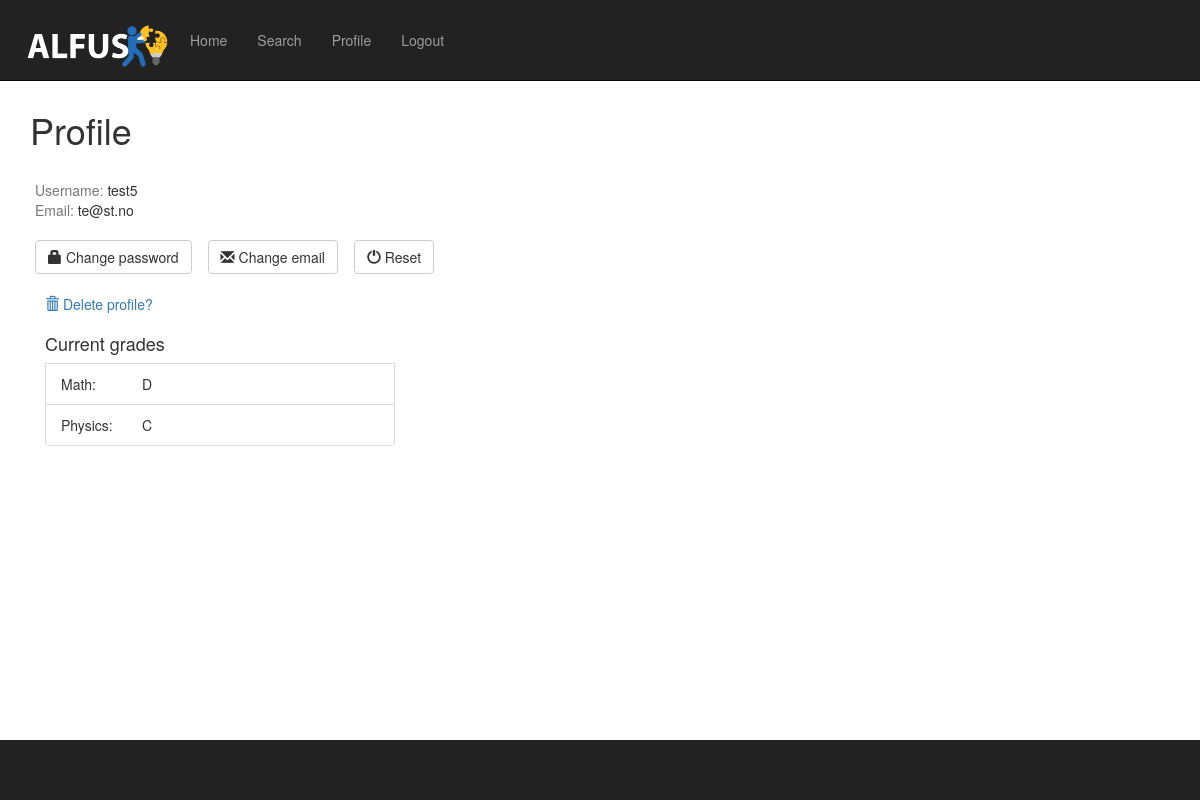
The page /questions/profile/ (signed in) on the database as committed earlier.
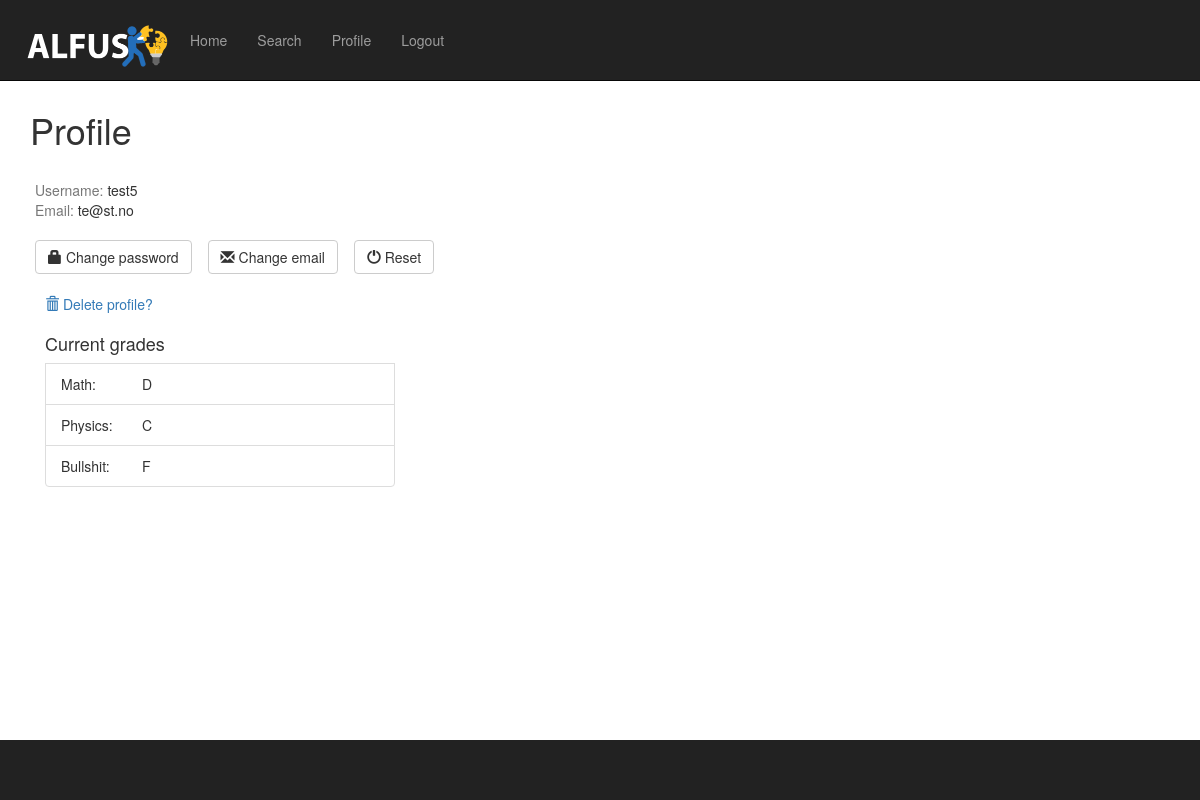
The same page on the database as committed later.
### questions/models.py (models this page shows)
class Subject(models.Model):
    name = models.CharField(max_length=200)
    def __str__(self):
        return self.name

### questions/views.py (the view)
@login_required(login_url="/login/")
def profile(request):
    temp = get_grade_subject(request)
    subject = []
    grades_letter = []
    for i in temp.keys():
        subject.append(i)
        grades_letter.append(temp[i])
    zipped = zip(subject, grades_letter)
    return render(request, 'questions/profile.html', {"skills": zipped})

### questions/models.py (called while the page is built)
    def __str__(self):
        return str(self.skill_rating_chapter)

### questions/views.py (called while the page is built)
def number_to_grade(number):
    if number == 0.5:
        return("Not enough information to grade yet")
    elif number >= 0.89:
        return("A")
    elif number >= 0.77:
        return("B")
    elif number >= 0.65:
        return("C")
    elif number >= 0.53:
        return("D")
    elif number >= 0.41:
        return("E")
    else:
        return("F")

def get_grade_subject(request):
    skillrating_chapters = hasChapter.objects.filter(user=request.user)
    subject_grade = {}
    for t in list(Subject.objects.all()):
        count = 0
        temp = 0
        for q in list(skillrating_chapters):
            if q.chapter.part_of == t:
                print(q)
                temp += q.skill_rating_chapter
                count += 1
        if count == 0:
            count = 1
        subject_grade[t] = number_to_grade(temp / count)
    return(subject_grade)

### questions/templates/questions/profile.html (shortened to what this page needs)
{% extends "questions/base.html" %}
{% block content %}
    <h1 style="top: 20px;position: relative"> Profile</h1>
    <br>
    <div class="container">
        <div class="row">
            <div class="col-md-9">
                <div class="row">
                    <div class="row">
                        <div class="col-md-6">
                            <div class="row">
                                <div style="padding-left: 20px;padding-top: 20px">
                                    <span class="text-muted">Username:</span> {{ user.username }} <br>
                                    <span class="text-muted">Email:</span> {{ user.email }} <br>
                                </div>
                                <div style="padding-top: 20px;display:flex;justify-content: flex-start; padding-left: 20px; padding-bottom: 20px">
                                    <div style="margin-right: 16px">
                                        <a href="{% url 'questions:change_password' %}"
                                           class="btn btn-default pull-left"><i
                                                class="glyphicon glyphicon-lock"></i> Change password </a>
                                    </div>
                                    <a href="{% url 'questions:change_email' %}" class="btn btn-default pull-left"><i
                                            class="glyphicon glyphicon-envelope"></i> Change email </a>
                                    <div style="margin-left: 16px">
                                        <a href="{% url 'questions:reset' %}" class="btn btn-default pull-right"><i
                                                class="glyphicon glyphicon-off"></i> Reset </a>
                                    </div>
                                </div>
                            </div>
                        </div>
                    </div>
                </div>
            </div>
            <div class="col-md-12 text-left">
                <a href="{% url 'questions:delete_user' %}"><i class="glyphicon glyphicon-trash"></i> Delete profile?
                </a>
            </div>
        </div>
        <div>
            <ul class="list-group" style=" width: 360px;table-layout: fixed; padding-top: 10px;padding-right: 10px">
                <h4>Current grades</h4>
                {% for chapter, grade in skills %}
                    <li class="list-group-item">
                        <div class="row">
                            <div class="col-xs-2">
                                {{ chapter }}:
                            </div>
                            <div class="hideextra">
                                &emsp; {{ grade }}
                            </div>
                        </div>
                    </li>
                {% endfor %}
            </ul>
        </div>
    </div>
{% endblock %}

Rows that differ between the two databases and show on the page:
added Subject: name "Bullshit", grade "F"
